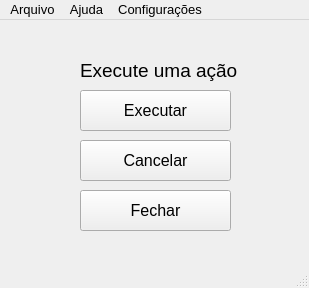
<?xml version="1.0" encoding="UTF-8"?>
<ui version="4.0">
 <class>MainWindow</class>
 <widget class="QMainWindow" name="MainWindow">
  <property name="geometry">
   <rect>
    <x>0</x>
    <y>0</y>
    <width>309</width>
    <height>288</height>
   </rect>
  </property>
  <property name="font">
   <font>
    <pointsize>10</pointsize>
   </font>
  </property>
  <property name="windowTitle">
   <string>MainWindow</string>
  </property>
  <widget class="QWidget" name="centralwidget">
   <widget class="QPushButton" name="btnExecutar">
    <property name="geometry">
     <rect>
      <x>80</x>
      <y>70</y>
      <width>151</width>
      <height>41</height>
     </rect>
    </property>
    <property name="font">
     <font>
      <pointsize>12</pointsize>
     </font>
    </property>
    <property name="text">
     <string>Executar</string>
    </property>
   </widget>
   <widget class="QLabel" name="rotulo">
    <property name="geometry">
     <rect>
      <x>80</x>
      <y>30</y>
      <width>191</width>
      <height>41</height>
     </rect>
    </property>
    <property name="font">
     <font>
      <pointsize>14</pointsize>
     </font>
    </property>
    <property name="text">
     <string>Execute uma ação</string>
    </property>
   </widget>
   <widget class="QPushButton" name="btnCancelar">
    <property name="geometry">
     <rect>
      <x>80</x>
      <y>120</y>
      <width>151</width>
      <height>41</height>
     </rect>
    </property>
    <property name="font">
     <font>
      <pointsize>12</pointsize>
     </font>
    </property>
    <property name="text">
     <string>Cancelar</string>
    </property>
   </widget>
   <widget class="QPushButton" name="btnFechar">
    <property name="geometry">
     <rect>
      <x>80</x>
      <y>170</y>
      <width>151</width>
      <height>41</height>
     </rect>
    </property>
    <property name="font">
     <font>
      <pointsize>12</pointsize>
     </font>
    </property>
    <property name="text">
     <string>Fechar</string>
    </property>
   </widget>
   <zorder>btnExecutar</zorder>
   <zorder>btnCancelar</zorder>
   <zorder>btnFechar</zorder>
   <zorder>rotulo</zorder>
  </widget>
  <widget class="QMenuBar" name="menubar">
   <property name="geometry">
    <rect>
     <x>0</x>
     <y>0</y>
     <width>309</width>
     <height>23</height>
    </rect>
   </property>
   <widget class="QMenu" name="menuArquivo">
    <property name="title">
     <string>Arquivo</string>
    </property>
    <addaction name="actionNovo"/>
    <addaction name="actionEditar"/>
    <addaction name="actionSalvar"/>
   </widget>
   <widget class="QMenu" name="menuAjuda">
    <property name="title">
     <string>Ajuda</string>
    </property>
    <addaction name="actionButtonHelp"/>
   </widget>
   <widget class="QMenu" name="menuConfigura_es">
    <property name="title">
     <string>Configurações</string>
    </property>
    <addaction name="actionFonte"/>
    <addaction name="actionTema"/>
   </widget>
   <addaction name="menuArquivo"/>
   <addaction name="menuAjuda"/>
   <addaction name="menuConfigura_es"/>
  </widget>
  <widget class="QStatusBar" name="statusbar"/>
  <action name="actionNovo">
   <property name="text">
    <string>Novo</string>
   </property>
  </action>
  <action name="actionEditar">
   <property name="text">
    <string>Editar</string>
   </property>
  </action>
  <action name="actionSalvar">
   <property name="text">
    <string>Salvar</string>
   </property>
  </action>
  <action name="actionComandos">
   <property name="text">
    <string>Botões</string>
   </property>
  </action>
  <action name="actionFonte">
   <property name="text">
    <string>Fonte</string>
   </property>
  </action>
  <action name="actionTema">
   <property name="text">
    <string>Tema</string>
   </property>
  </action>
  <action name="actionButtonHelp">
   <property name="text">
    <string>o que são os botões?</string>
   </property>
  </action>
 </widget>
 <resources/>
 <connections/>
</ui>
